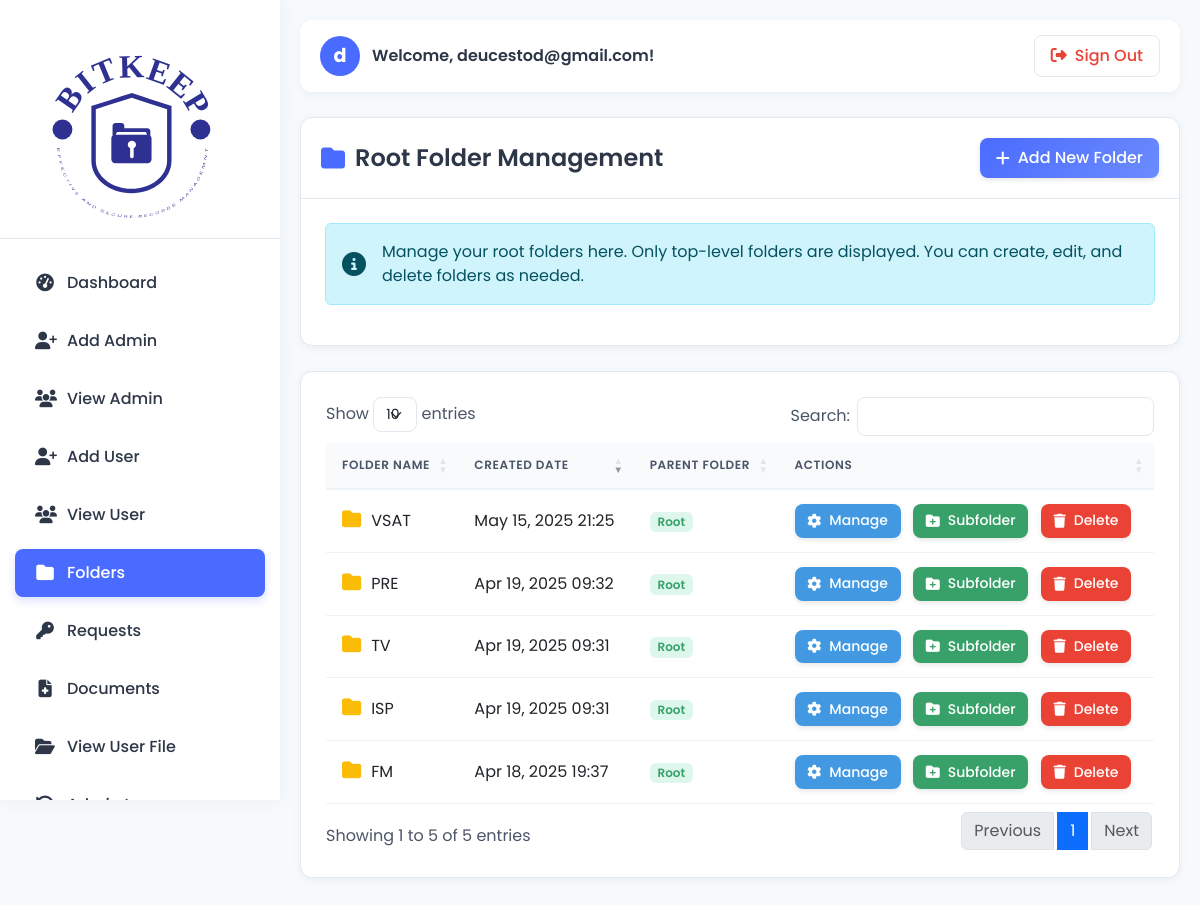
The page /Private_Dashboard/folder_management.php (signed in) on the database its author committed.
### tables this page shows
CREATE TABLE `folders` (
  `folder_id` int(11) NOT NULL,
  `FOLDER_NAME` varchar(255) NOT NULL,
  `DESCRIPTION` text DEFAULT NULL,
  `PARENT_ID` int(11) DEFAULT NULL,
  `TIMERS` datetime DEFAULT current_timestamp()
);

### Private_Dashboard/folder_management.php (the view, shortened to what this page needs)
<!DOCTYPE html>
<html lang="en">
<?php
if (!isset($_SESSION['admin_user'])) {
     header('Location: index.html');
} else {
    $uname = $_SESSION['admin_user'];
    require_once("include/connection.php");
    $id = mysqli_real_escape_string($conn, $uname);
    $query = mysqli_query($conn, "SELECT admin_user FROM admin_login WHERE id = '$id'") or die(mysqli_error($conn));
    $row = mysqli_fetch_array($query);
    $admin_email = $row['admin_user'];
}
?>
<head>
  <link href="https://cdn.jsdelivr.net/npm/bootstrap@5.3.0/dist/css/bootstrap.min.css" rel="stylesheet">
  <link href="https://cdnjs.cloudflare.com/ajax/libs/font-awesome/6.4.0/css/all.min.css" rel="stylesheet">
  <link href="https://cdn.datatables.net/1.13.4/css/dataTables.bootstrap5.min.css" rel="stylesheet">
</head>
<body>
  <div class="sidebar">
    <div class="sidebar-header">
      <img src="img/image1.svg" alt="BitKeep Logo">
    </div>
    <div class="list-group list-group-flush">
      <a href="dashboard.php" class="nav-link">
        <i class="fas fa-tachometer-alt"></i> Dashboard
      </a>
      <a href="#" class="nav-link" data-bs-toggle="modal" data-bs-target="#modalRegisterForm">
        <i class="fas fa-user-plus"></i> Add Admin
      </a>
      <a href="view_admin.php" class="nav-link">
        <i class="fas fa-users"></i> View Admin
      </a>
      <a href="#" class="nav-link" data-bs-toggle="modal" data-bs-target="#modalRegisterForm2">
        <i class="fas fa-user-plus"></i> Add User
      </a>
      <a href="view_user.php" class="nav-link">
        <i class="fas fa-users"></i> View User
      </a>
      <a href="folder_management.php" class="nav-link active">
        <i class="fas fa-folder"></i> Folders
      </a>
      <a href="manage_requests.php" class="nav-link">
        <i class="fas fa-key"></i> Requests
      </a>
      <a href="add_document.php" class="nav-link">
        <i class="fas fa-file-medical"></i> Documents
      </a>
      <a href="view_userfile.php" class="nav-link">
        <i class="fas fa-folder-open"></i> View User File
      </a>
      <a href="admin_log.php" class="nav-link">
        <i class="fas fa-history"></i> Admin Log
      </a>
    </div>
  </div>
  <div class="main-content">
    <div class="top-navbar">
      <div class="user-welcome">
        <div class="user-avatar">
          <?php echo substr($admin_email, 0, 1); ?>
        </div>
        Welcome, <?php echo htmlspecialchars($admin_email); ?>!
      </div>
      <a href="logout.php" class="sign-out-btn text-decoration-none">
        <i class="fas fa-sign-out-alt me-2"></i>Sign Out
      </a>
    </div>
    <div class="container-fluid px-0">
      <div class="folder-card">
        <div class="card-header">
          <h4><i class="fas fa-folder"></i>Root Folder Management</h4>
          <button class="btn btn-primary btn-action" data-bs-toggle="modal" data-bs-target="#addFolderModal">
            <i class="fas fa-plus"></i>Add New Folder
          </button>
        </div>
        <div class="card-body p-4">
          <div class="alert alert-info d-flex align-items-center" role="alert">
            <i class="fas fa-info-circle me-3 fs-4"></i>
            <div>
              Manage your root folders here. Only top-level folders are displayed. You can create, edit, and delete folders as needed.
            </div>
          </div>
        </div>
      </div>
      <div class="table-container">
        <table id="foldersTable" class="table table-hover">
          <thead>
            <tr>
              <th>Folder Name</th>
              <th>Created Date</th>
              <th>Parent Folder</th>
              <th>Actions</th>
            </tr>
          </thead>
          <tbody>
            <?php
            require_once("include/connection.php");
            $query = "SELECT f.*, p.FOLDER_NAME as PARENT_NAME
                     FROM folders f
                     LEFT JOIN folders p ON f.PARENT_ID = p.FOLDER_ID
                     WHERE f.PARENT_ID IS NULL OR f.PARENT_ID = 0
                     ORDER BY f.TIMERS DESC";
            $result = mysqli_query($conn, $query);
            $first_row = mysqli_fetch_assoc($result);
            if ($first_row) {
                mysqli_data_seek($result, 0);
                $columns = array_keys($first_row);
                $id_column = 'FOLDER_ID';
                if (!in_array('FOLDER_ID', $columns)) {
                    $possible_id_columns = ['id', 'ID', 'folder_id', 'folderid', 'FOLDERID'];
                    foreach ($possible_id_columns as $col) {
                        if (in_array($col, $columns)) {
                            $id_column = $col;
                            break;
                        }
                    }
                }
                while($row = mysqli_fetch_assoc($result)) {
                    echo "<tr>";
                    echo "<td><i class='fas fa-folder folder-icon'></i>" . htmlspecialchars($row['FOLDER_NAME']) . "</td>";
                    echo "<td>" . date('M d, Y H:i', strtotime($row['TIMERS'])) . "</td>";
                    echo "<td><span class='parent-badge root'>Root</span></td>";
                    echo "<td>
                            <a href='manage_folder.php?folder_id=" . $row[$id_column] . "' class='btn btn-sm btn-info btn-action me-2' title='Manage Folder'>
                              <i class='fas fa-cog'></i> Manage
                            </a>
                            <a href='create_subfolder.php?parent_id=" . $row[$id_column] . "' class='btn btn-sm btn-success btn-action me-2' title='Create Subfolder'>
                              <i class='fas fa-folder-plus'></i> Subfolder
                            </a>
                            <a href='delete_folder.php?folder_id=" . $row[$id_column] . "' class='btn btn-sm btn-danger btn-action'
                               onclick='return confirm(\"Are you sure you want to delete this folder?\")' title='Delete Folder'>
                              <i class='fas fa-trash'></i> Delete
                            </a>
                          </td>";
                    echo "</tr>";
                }
            }
            ?>
          </tbody>
        </table>
      </div>
    </div>
  </div>
</body>
</html>

### Private_Dashboard/folder_management.php (style rules this page uses)
:root { --primary-color: #4a6bff; --secondary-color: #34a853; --accent-color: #fbbc05; --danger-color: #ea4335; --dark-color: #2d3748; --light-color: #f8f9fa; --border-color: #e2e8f0; --success-color: #38a169; --warning-color: #e9b949; }
body { background-color: #f7fafc; font-family: 'Poppins', sans-serif; color: #4a5568; }
.sidebar { position: fixed; top: 0; left: 0; height: 100vh; width: 280px; background: white; box-shadow: 0 0 20px rgba(0,0,0,0.05); z-index: 1000; transition: all 0.3s ease; padding-top: 20px; overflow-y: auto; }
.sidebar-header { padding: 0 20px 20px; text-align: center; border-bottom: 1px solid var(--border-color); margin-bottom: 15px; }
.sidebar-header img { max-width: 180px; transition: transform 0.3s ease; }
.nav-link { display: flex; align-items: center; padding: 12px 20px; color: var(--dark-color); transition: all 0.3s; border-radius: 8px; margin: 5px 15px; font-weight: 500; }
.nav-link i { margin-right: 12px; width: 20px; text-align: center; font-size: 1.1rem; }
.nav-link.active { background-color: var(--primary-color); color: white; box-shadow: 0 4px 8px rgba(74, 107, 255, 0.2); }
.main-content { margin-left: 280px; padding: 20px; transition: all 0.3s ease; }
.top-navbar { background: white; padding: 15px 20px; box-shadow: 0 2px 10px rgba(0,0,0,0.05); margin-bottom: 25px; border-radius: 12px; display: flex; justify-content: space-between; align-items: center; }
.user-welcome { font-weight: 600; color: var(--dark-color); display: flex; align-items: center; }
.user-welcome .user-avatar { width: 40px; height: 40px; background-color: var(--primary-color); color: white; border-radius: 50%; display: flex; align-items: center; justify-content: center; font-weight: bold; margin-right: 12px; font-size: 1.2rem; }
.sign-out-btn { color: var(--danger-color); font-weight: 500; padding: 8px 16px; border-radius: 8px; transition: all 0.3s; border: 1px solid var(--border-color); background-color: white; }
.folder-card { background: white; border-radius: 12px; box-shadow: 0 2px 10px rgba(0,0,0,0.05); margin-bottom: 25px; border: 1px solid var(--border-color); transition: all 0.3s ease; }
.folder-card .card-header { display: flex; justify-content: space-between; align-items: center; padding: 20px; border-bottom: 1px solid var(--border-color); }
.folder-card .card-header h4 { margin: 0; font-weight: 600; color: var(--dark-color); display: flex; align-items: center; }
.folder-card .card-header h4 i { color: var(--primary-color); margin-right: 10px; }
.table-container { background: white; border-radius: 12px; box-shadow: 0 2px 10px rgba(0,0,0,0.05); padding: 25px; margin-bottom: 25px; border: 1px solid var(--border-color); }
.table { border-collapse: separate; border-spacing: 0; }
.table thead th { background-color: #f8fafc; border-bottom: 2px solid #edf2f7; color: #4a5568; font-weight: 600; text-transform: uppercase; font-size: 0.75rem; letter-spacing: 0.05em; padding: 14px 16px; }
.table tbody tr { transition: all 0.2s ease-in-out; }
.table td { padding: 14px 16px; vertical-align: middle; border-bottom: 1px solid #edf2f7; }
.btn-action { padding: 8px 16px; border-radius: 8px; transition: all 0.3s ease; font-weight: 500; display: inline-flex; align-items: center; justify-content: center; box-shadow: 0 2px 5px rgba(0,0,0,0.1); }
.btn-action i { margin-right: 8px; }
.btn-primary { background: linear-gradient(135deg, var(--primary-color), #6c8cff); border: none; }
.btn-info { background-color: #4299e1; border: none; color: white; }
.btn-success { background-color: var(--success-color); border: none; }
.btn-danger { background-color: var(--danger-color); border: none; }
.btn-sm { padding: 0.4rem 0.8rem; font-size: 0.875rem; }
.folder-icon { color: var(--accent-color); font-size: 1.2rem; margin-right: 10px; }
.parent-badge { display: inline-block; padding: 0.35em 0.65em; font-size: 0.75em; font-weight: 600; line-height: 1; text-align: center; white-space: nowrap; vertical-align: baseline; border-radius: 6px; background-color: #e9eeff; color: var(--primary-color); }
.parent-badge.root { background-color: #def7ec; color: var(--success-color); }

### rows shown on the page
folders: FOLDER_NAME "VSAT", TIMERS "May 15, 2025 21:25"
folders: FOLDER_NAME "PRE", TIMERS "Apr 19, 2025 09:32"
folders: FOLDER_NAME "TV", TIMERS "Apr 19, 2025 09:31"
folders: FOLDER_NAME "ISP", TIMERS "Apr 19, 2025 09:31"
folders: FOLDER_NAME "FM", TIMERS "Apr 18, 2025 19:37"

### other values the page prints
substr($admin_email, 0, 1) "d"
$admin_email "deucestod@gmail.com"
